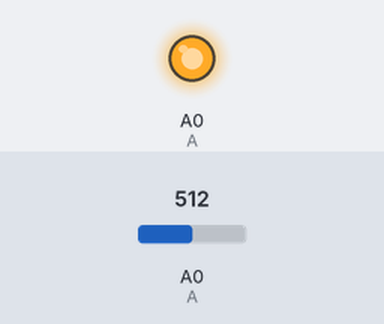
Recording of a sketch running on a simulated Arduino Zero (SAMD21). Shown: output pins drawn as LEDs (lit = HIGH). The inputs (shaded band) are chosen by the test bench; at power-on: A0 (A) = 512. What the sketch prints to the serial monitor is not drawn.

Above: at 0.1 s.
Timing chart, 0 to 1.6 s (numbered marks = the images above):
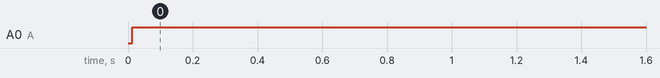

The sketch:

PID_controller.ino
```cpp
#include <PID_v1.h> // PID library

#define E 8 // Definerer kontrollsignal E til AC motordriver til port 8 på Arduino kortet
#define A A0 // Definerer analogt måledata A fra sensor for måling av vindhastighet til port A0 på Arduino kortet


float rho = 1.204; // tykkelse på luften

// parametere for gjennomsnitt og offset
int offset = 0;
int offset_size = 10;
int veloc_mean_size = 20;
int zero_span = 2;

double Setpoint, Input, Output; // Setpoint er ønsket hastighet, Input er målt vindhastighet fra sensor, Output is PWM signal til AC motordriver
double Kp = 30, Ki = 50, Kd = 0; // PID parameterne

PID myPID(&Input, &Output, &Setpoint, Kp, Ki, Kd, DIRECT); // Bruker definerte variabler som argumenter til PID-kontroller bibliotek funksjonen


void setup() {
    pinMode(A, INPUT);
    pinMode(DAC, OUTPUT);

    Serial.begin(9600);
    for (int ii=0;ii<offset_size;ii++){
        offset += analogRead(A0) - (1023/2);
    }
    offset /= offset_size;
    Setpoint = 500; // Definerer ønsket vindhastighet
    myPID.SetMode(AUTOMATIC); // PID mode satt til automatic så den utfører hastighetsjusteringer automatisk
}

// Funksjon for å måle vindhastighet
void measureSpeed(){
    float adc_avg = 0; float veloc = 0.0;
    for (int ii = 0; ii < veloc_mean_size; ii++) {
        adc_avg += analogRead(A0) - offset;
    }
    adc_avg /= veloc_mean_size;
    // make sure if the ADC reads below 512, then we equate it to a negative velocity
    if (adc_avg > 512 - zero_span && adc_avg < 512 + zero_span) {
    } else {
        if (adc_avg < 512) {
        veloc = -sqrt((-10000.0*((adc_avg/1023.0)-0.5))/rho);
        } else {
            veloc = sqrt((10000.0*((adc_avg/1023.0)-0.5))/rho);
        }
    }
    Serial.println(veloc); // print velocity
    delay(10); // delay for stability
}

void PWMout() { // PWM funksjon
    analogWrite(DAC, Output); // Sender PWM signal til AC motordriver
}


void loop() { // Hovedløkke funksjon
    measureSpeed(); // Måler vindhastighet
    myPID.Compute(); // Sammenligner målt vindhastighet med ønsket vindhastighet og gjør nødvendige hastighetsjusteringer
    PWMout(); // Sender PWM spenning til AC motordriver som er proporsjonalt med hastighetsberegningen fra PID-kontrolleren
}
```

Measured:
- by itself, A0 (A): LOW → HIGH at 0.01 s
